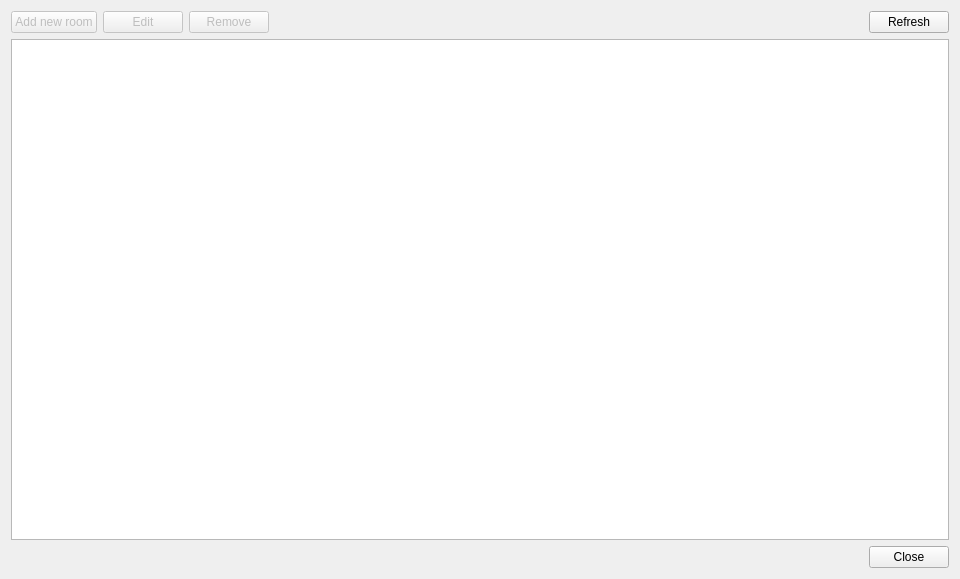
<?xml version="1.0" encoding="UTF-8"?>
<ui version="4.0">
 <class>RoomsDialog</class>
 <widget class="QDialog" name="RoomsDialog">
  <property name="geometry">
   <rect>
    <x>0</x>
    <y>0</y>
    <width>960</width>
    <height>579</height>
   </rect>
  </property>
  <property name="windowTitle">
   <string>Dialog</string>
  </property>
  <layout class="QVBoxLayout" name="verticalLayout">
   <item>
    <layout class="QHBoxLayout" name="horizontalLayout">
     <item>
      <widget class="QPushButton" name="pushButton_5">
       <property name="enabled">
        <bool>false</bool>
       </property>
       <property name="text">
        <string>Add new room</string>
       </property>
      </widget>
     </item>
     <item>
      <widget class="QPushButton" name="pushButton_6">
       <property name="enabled">
        <bool>false</bool>
       </property>
       <property name="text">
        <string>Edit</string>
       </property>
      </widget>
     </item>
     <item>
      <widget class="QPushButton" name="pushButton_7">
       <property name="enabled">
        <bool>false</bool>
       </property>
       <property name="text">
        <string>Remove</string>
       </property>
      </widget>
     </item>
     <item>
      <spacer name="horizontalSpacer">
       <property name="orientation">
        <enum>Qt::Horizontal</enum>
       </property>
       <property name="sizeHint" stdset="0">
        <size>
         <width>40</width>
         <height>20</height>
        </size>
       </property>
      </spacer>
     </item>
     <item>
      <widget class="QPushButton" name="pushButton">
       <property name="text">
        <string>Refresh</string>
       </property>
      </widget>
     </item>
    </layout>
   </item>
   <item>
    <widget class="QTableView" name="tableView">
     <property name="minimumSize">
      <size>
       <width>0</width>
       <height>150</height>
      </size>
     </property>
     <property name="selectionMode">
      <enum>QAbstractItemView::SingleSelection</enum>
     </property>
     <property name="selectionBehavior">
      <enum>QAbstractItemView::SelectRows</enum>
     </property>
     <attribute name="horizontalHeaderStretchLastSection">
      <bool>true</bool>
     </attribute>
     <attribute name="verticalHeaderVisible">
      <bool>false</bool>
     </attribute>
     <attribute name="verticalHeaderCascadingSectionResizes">
      <bool>true</bool>
     </attribute>
     <attribute name="verticalHeaderDefaultSectionSize">
      <number>26</number>
     </attribute>
    </widget>
   </item>
   <item>
    <layout class="QHBoxLayout" name="horizontalLayout_2">
     <item>
      <spacer name="horizontalSpacer_2">
       <property name="orientation">
        <enum>Qt::Horizontal</enum>
       </property>
       <property name="sizeHint" stdset="0">
        <size>
         <width>40</width>
         <height>20</height>
        </size>
       </property>
      </spacer>
     </item>
     <item>
      <widget class="QPushButton" name="pushButton_2">
       <property name="text">
        <string>Close</string>
       </property>
      </widget>
     </item>
    </layout>
   </item>
  </layout>
 </widget>
 <resources/>
 <connections/>
</ui>
